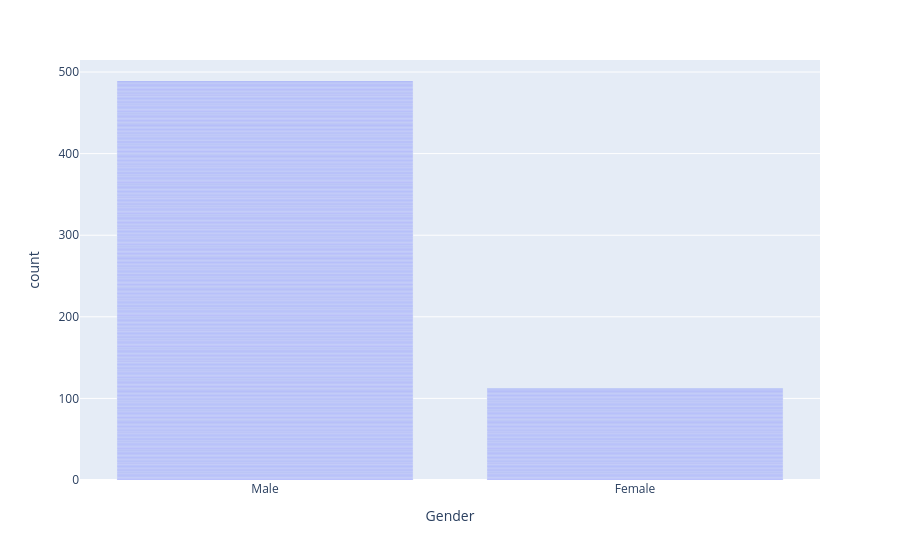

Notebook code cell kept with this figure:
### Code cell
import plotly.express as px
px.bar(df, x="Gender")

### Figure 1 — Plotly figure (JSON) as saved in the notebook; plotly's stock layout.template omitted (floating-point values rounded to 4 significant figures; data arrays with more than 128 entries replaced by an {"elided": "..."} marker saying what was removed)
{"data": [{"hovertemplate": "Gender=%{x}<br>count=%{y}<extra></extra>", "legendgroup": "", "marker": {"color": "#636efa", "pattern": {"shape": ""}}, "name": "", "orientation": "v", "showlegend": false, "textposition": "auto", "type": "bar", "x": {"elided": "614 str values"}, "xaxis": "x", "y": {"elided": "614 int values"}, "yaxis": "y"}], "layout": {"barmode": "relative", "legend": {"tracegroupgap": 0}, "margin": {"t": 60}, "xaxis": {"anchor": "y", "domain": [0, 1], "title": {"text": "Gender"}}, "yaxis": {"anchor": "x", "domain": [0, 1], "title": {"text": "count"}}}}
